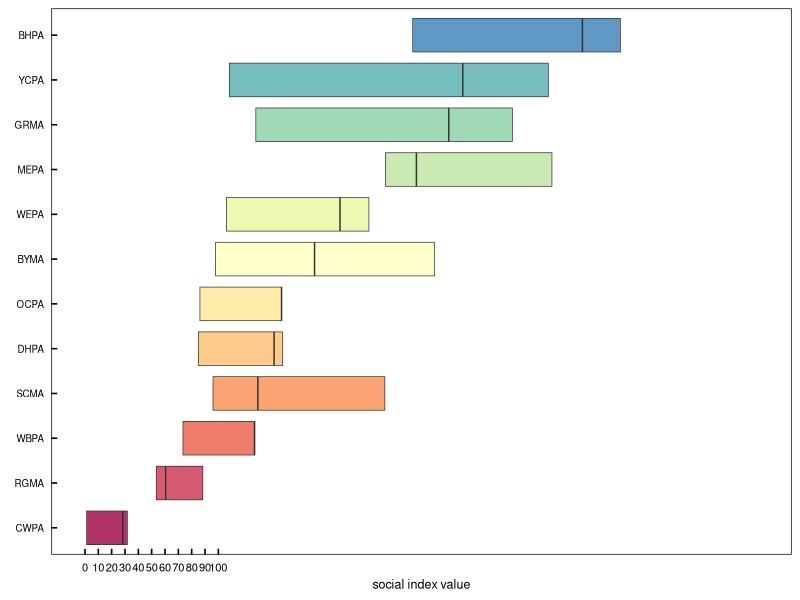
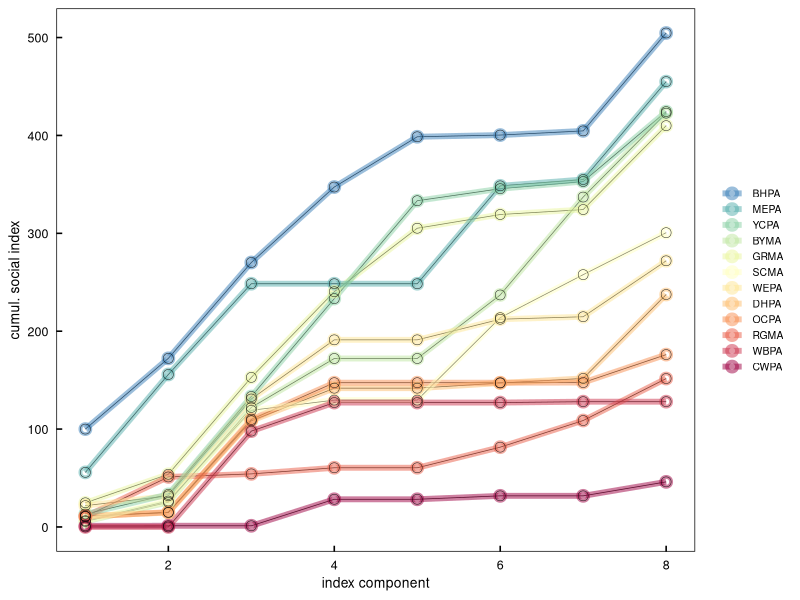
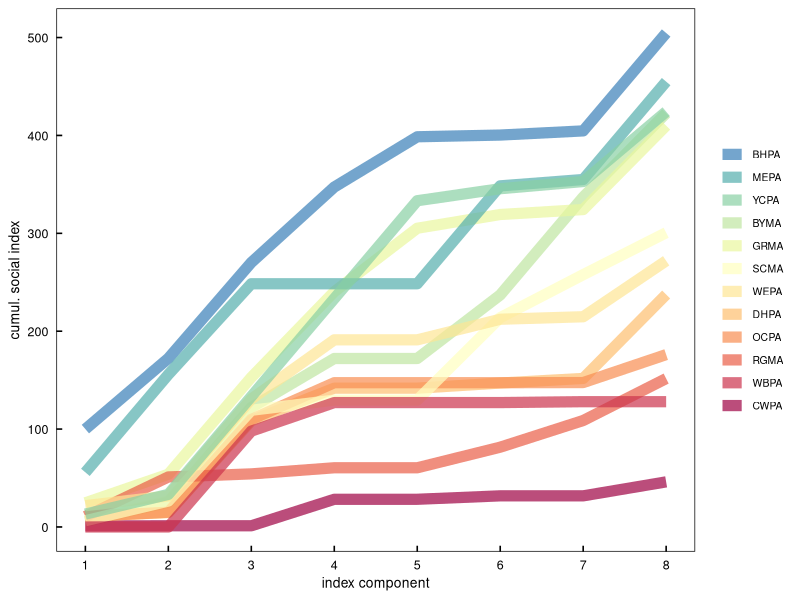

These figures' R source, in order:
#### this script is compiling data for the sociality index 
#### then some basic dataviz


library(ggplot2)      # plotting and viz
library(plyr)         # legacy df manipulation
library(dplyr)        # variable grouping and manipulation
library(reshape)      # legacy df manipulation
library(data.table)   # legacy functions on df 
library(tidyverse)
library(tidyr)        # gathering and spreading
library(zoo)          # roll mean
library(ggthemes)     # helpful ggplot themes
library(forcats)
library(scales)
library(RColorBrewer) # pretty colors
library(ggridges)
library(colorspace)
library(patchwork)
library(lubridate)    # formatting times dates


# my custom ggplot theme
themeKV <- theme_few()+
  theme(strip.background = element_blank(),
        axis.line = element_blank(),
        axis.text.x = element_text(colour = "black", margin = margin(0.2, unit = "cm")),
        axis.text.y = element_text(colour = "black", margin = margin(c(1, 0.2), unit = "cm")),
        axis.ticks.x = element_line(colour = "black"), axis.ticks.y = element_line(colour = "black"),
        axis.ticks.length=unit(-0.15, "cm"),element_line(colour = "black", linewidth=.25),
        panel.border = element_rect(colour = "black", fill=NA, linewidth=.5),
        legend.title=element_blank(),
        strip.text=element_text(hjust=0))


#### read in beak and wing morph data
#setwd("/Users/kylevanhoutan/colpa_flock/")
# df <- read.csv('data/sociality.csv')
df <- read.csv('data/sociality2.csv')
sociality <- df %>% gather(key="OBSERV", value="ESTIMATE", 2:9) 
sociality$OBSERV <- str_replace(sociality$OBSERV,"X", "")  # remove Xs that were added
sociality$OBSERV <- as.numeric(sociality$OBSERV)  # convert to numeric

# make 13 color Brewer palette
getPalette = colorRampPalette(brewer.pal(11, "Spectral")) # interpolate colors to fit the 13 parrot species
Spectral13 <- getPalette(13) 

# now make box plot, sorting largest to smallest by species
ggplot(sociality, aes(fill=fct_reorder(SPECIES,ESTIMATE, .fun=median), x=ESTIMATE,
                      y=fct_reorder(SPECIES,ESTIMATE, .fun=median, .desc=FALSE))) +
  themeKV + theme(axis.text.y = element_text(size = 7), axis.text.x = element_text(size = 8),
                  axis.title.x = element_text(size = 9),axis.title.y = element_text(size = 0),
                  legend.position = "none") + 
  geom_boxplot(outlier.shape = NA, coef = 0, # remove outliers and whiskers
               lwd=0.25, alpha = 0.8) +
  scale_fill_manual(values = Spectral13) + # bring in manual palette
  xlab("social index value") +
  scale_x_continuous(breaks = seq(0, 100, by = 10))


ggplot(sociality, aes(x=OBSERV, y=ESTIMATE, group = SPECIES)) +
  themeKV + theme(axis.text.x = element_text(size = 9),
                              axis.title.x = element_text(size = 10),
                              axis.text.y = element_text(size = 9),
                              axis.title.y = element_text(size = 10),
                              legend.key.height = unit(0.4, 'cm'), # shrink the native height of legend
                              legend.text = element_text(size=7.5)) + # reduce font size on legend
  geom_line(linewidth = 0.25, alpha = 0.9) + 
  geom_line(aes(color=fct_reorder(SPECIES,ESTIMATE, .fun=max)),linewidth = 2, alpha = 0.5) + 
  geom_point(shape = 21, size = 2, stroke = 2, alpha = 0.5,
             aes(color=fct_reorder(SPECIES,ESTIMATE, .fun=max)))+
  geom_point(shape = 21, size = 3.2, stroke = 0.25, alpha = 0.9)+
  scale_color_manual(values = Spectral13) + # bring in manual palette
  ylab("cumul. social index") +
  xlab("index component") +
  guides(color = guide_legend(reverse=TRUE, # reverse legend sort order to match data sort
                              override.aes = list(size=2))) # reduce point size in legend

ggplot(sociality, aes(x=OBSERV, y=ESTIMATE, group = SPECIES)) +
  themeKV + theme(axis.text.x = element_text(size = 9),
                  axis.title.x = element_text(size = 10),
                  axis.text.y = element_text(size = 9),
                  axis.title.y = element_text(size = 10),
                  legend.key.height = unit(0.4, 'cm'), # shrink the native height of legend
                  legend.text = element_text(size=7.5)) + # reduce font size on legend
  #geom_point(shape = 21, size = 2.5, stroke = 1.2,
   #          aes(color=fct_reorder(SPECIES,ESTIMATE, .fun=max, alpha=0.9), ))+
  geom_line(aes(color=fct_reorder(SPECIES,ESTIMATE, .fun=max)),linewidth = 3.8, alpha = 0.7) + 
  # geom_point(shape = 21, size = 3.2, stroke = 0.25, alpha = 0.9)+
  scale_color_manual(values = Spectral13) + # bring in manual palette
  scale_x_continuous(breaks = seq(1, 8, by = 1), limits = c(1,8)) + # tighten up white space
  ylab("cumul. social index") +
  xlab("index component") +
  guides(color = guide_legend(reverse=TRUE, # reverse legend sort order to match data sort
                              override.aes = list(size=2))) # reduce point size in legend
# must use effect/stylize/drop shadow and object/path/outline stroke in Ai
